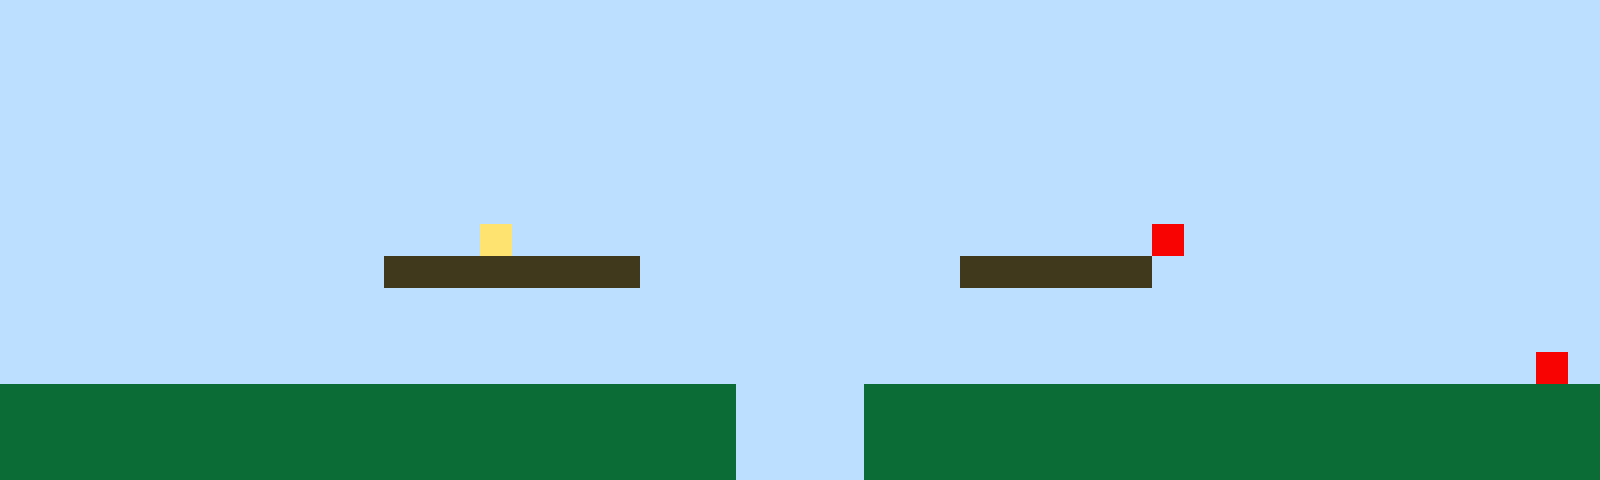

Tiled map render using the project's own tile images. Description and the whole map definition, tile-layer contents included, below:
An orthogonal 50x15 tile map with 32x32 px tiles, 1 tile layer (Tile Layer 1).

<map version="1.10" tiledversion="1.11.2" orientation="orthogonal" renderorder="right-up" width="50" height="15" tilewidth="32" tileheight="32" infinite="0" nextlayerid="2" nextobjectid="1"><editorsettings><export target="map1.csv" format="csv" /></editorsettings><tileset firstgid="1" name="sprites" tilewidth="32" tileheight="32" tilecount="6" columns="3"><image source="sprites.png" width="96" height="64" /></tileset><layer id="1" name="Tile Layer 1" width="50" height="15"><data encoding="csv">1,1,1,1,1,1,1,1,1,1,1,1,1,1,1,1,1,1,1,1,1,1,1,1,1,1,1,1,1,1,1,1,1,1,1,1,1,1,1,1,1,1,1,1,1,1,1,1,1,1,1,1,1,1,1,1,1,1,1,1,1,1,1,1,1,1,1,1,1,1,1,1,1,1,1,1,1,1,1,1,1,1,1,1,1,1,1,1,1,1,1,1,1,1,1,1,1,1,1,1,1,1,1,1,1,1,1,1,1,1,1,1,1,1,1,1,1,1,1,1,1,1,1,1,1,1,1,1,1,1,1,1,1,1,1,1,1,1,1,1,1,1,1,1,1,1,1,1,1,1,1,1,1,1,1,1,1,1,1,1,1,1,1,1,1,1,1,1,1,1,1,1,1,1,1,1,1,1,1,1,1,1,1,1,1,1,1,1,1,1,1,1,1,1,1,1,1,1,1,1,1,1,1,1,1,1,1,1,1,1,1,1,1,1,1,1,1,1,1,1,1,1,1,1,1,1,1,1,1,1,1,1,1,1,1,1,1,1,1,1,1,1,1,1,1,1,1,1,1,1,1,1,1,1,1,1,1,1,1,1,1,1,1,1,1,1,1,1,1,1,1,1,1,1,1,1,1,1,1,1,1,1,1,1,1,1,1,1,1,1,1,1,1,1,1,1,1,1,1,1,1,1,1,1,1,1,1,1,1,1,1,1,1,1,1,1,1,1,1,1,1,1,1,1,1,1,1,1,1,1,1,1,1,1,1,1,1,1,1,1,1,1,1,1,1,1,1,1,1,1,1,1,1,1,1,1,1,1,1,1,1,1,1,1,1,4,1,1,1,1,1,1,1,1,1,1,1,1,1,1,1,1,1,1,1,1,5,1,1,1,1,1,1,1,1,1,1,1,1,1,1,1,1,1,1,1,1,1,1,1,1,1,3,3,3,3,3,3,3,3,1,1,1,1,1,1,1,1,1,1,3,3,3,3,3,3,1,1,1,1,1,1,1,1,1,1,1,1,1,1,1,1,1,1,1,1,1,1,1,1,1,1,1,1,1,1,1,1,1,1,1,1,1,1,1,1,1,1,1,1,1,1,1,1,1,1,1,1,1,1,1,1,1,1,1,1,1,1,1,1,1,1,1,1,1,1,1,1,1,1,1,1,1,1,1,1,1,1,1,1,1,1,1,1,1,1,1,1,1,1,1,1,1,1,1,1,1,1,1,1,1,1,1,1,1,1,1,1,1,1,1,1,1,1,1,1,1,1,1,1,1,1,1,1,1,1,1,1,1,1,1,1,1,1,1,1,1,1,1,1,1,1,1,1,1,1,1,1,1,1,1,1,1,1,1,1,1,1,5,1,2,2,2,2,2,2,2,2,2,2,2,2,2,2,2,2,2,2,2,2,2,2,2,1,1,1,1,2,2,2,2,2,2,2,2,2,2,2,2,2,2,2,2,2,2,2,2,2,2,2,2,2,2,2,2,2,2,2,2,2,2,2,2,2,2,2,2,2,2,2,2,2,2,1,1,1,1,2,2,2,2,2,2,2,2,2,2,2,2,2,2,2,2,2,2,2,2,2,2,2,2,2,2,2,2,2,2,2,2,2,2,2,2,2,2,2,2,2,2,2,2,2,2,1,1,1,1,2,2,2,2,2,2,2,2,2,2,2,2,2,2,2,2,2,2,2,2,2,2,2</data></layer></map>
